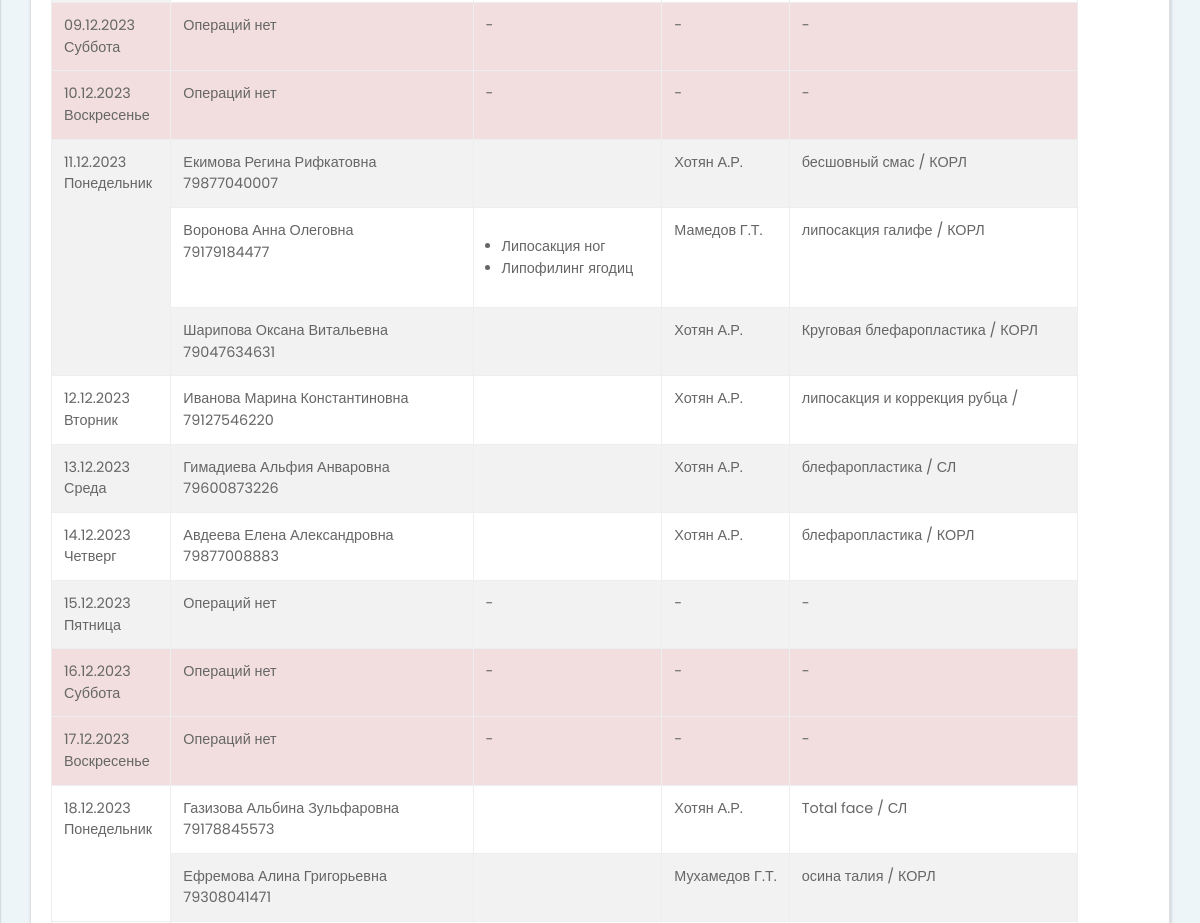
The app's page /timeline/ (signed in, middle part), older data.
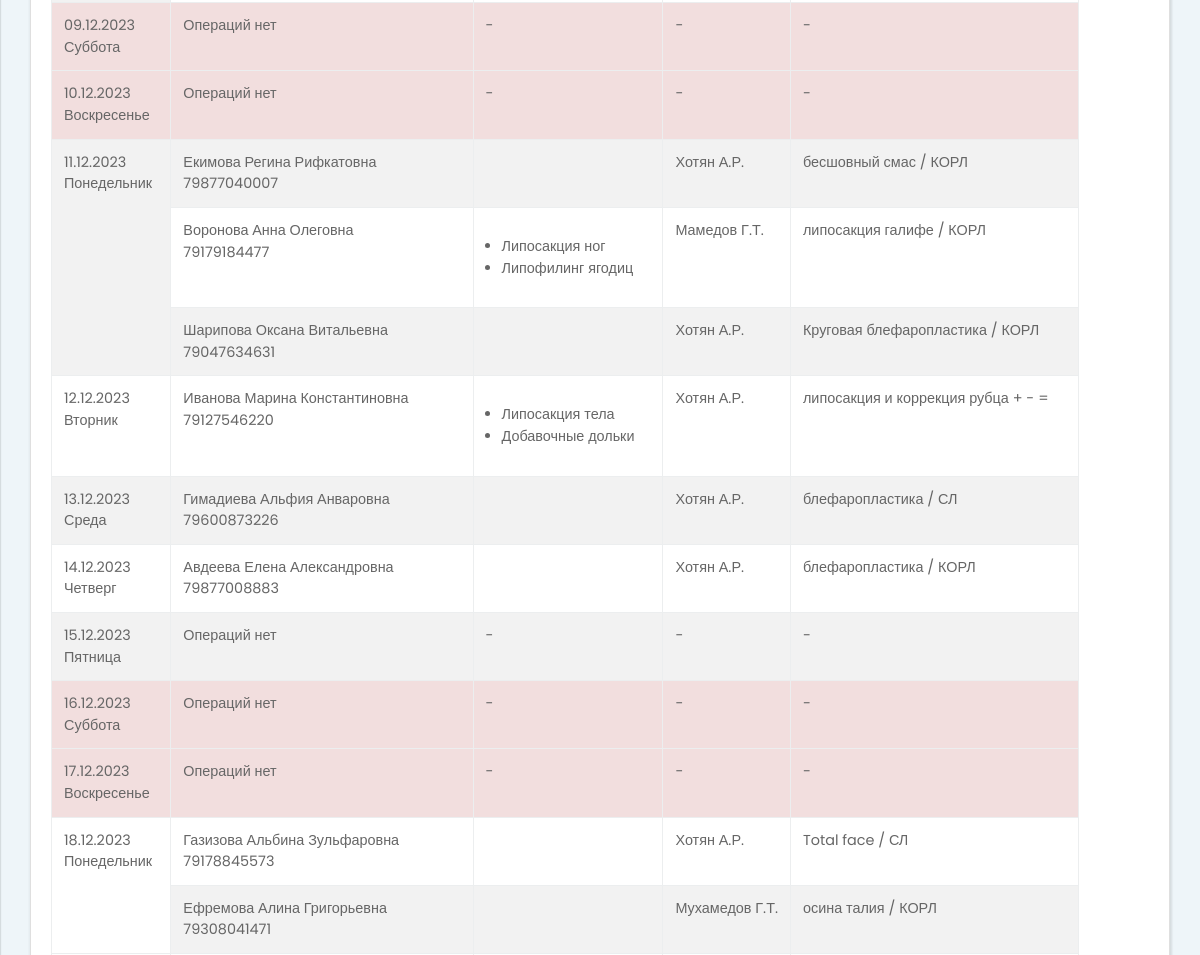
The same page, newer data.
### crm/models.py (models this page shows, shortened)
class Candidate(models.Model):
    class SurgeonChoices(models.TextChoices):
        KhotyanAR = 'Хотян А.Р.', _('Хотян А.Р.'),
        MamedovGT = 'Мамедов Г.Т.', _('Мамедов Г.Т.')
    phoneNumber = models.CharField(max_length=16, unique=False, verbose_name='Номер телефона (phoneNumber)')
    date_oper = models.DateField(verbose_name='Дата операции (date_oper)', default=datetime.date.today)
    Sname = models.CharField(max_length=25, verbose_name='Фамилия (Sname)')
    Name = models.CharField(max_length=25, verbose_name='Имя (Name)')
    Mname = models.CharField(max_length=25, verbose_name='Отчество (Mname)', blank=True)
    typeOpers = models.ManyToManyField(TypeOperations, verbose_name='Операции (typeOpers)',
                                       related_name='candidate_operations')
    Surgeon = models.CharField(verbose_name='Хирург', choices=SurgeonChoices.choices, max_length=15,
                               default='Хотян А.Р.')
    notes = models.TextField(max_length=255, verbose_name='Примечания (notes)', blank=True)
    class Meta:
        verbose_name = 'Кандидат'
        verbose_name_plural = "Кандидаты"
        ordering = ('date_oper',)

class TypeOperations(models.Model):
    code = models.PositiveIntegerField(verbose_name='Код операции')
    name = models.CharField(max_length=50, verbose_name='Название операции')
    s_name = models.CharField(max_length=25, verbose_name='Сокращённое название')
    zaloby = models.TextField(max_length=255, null=True, blank=True, verbose_name='Жалобы')
    pri_osmotre = models.TextField(max_length=255, null=True, blank=True, verbose_name='При осмотре')
    osn_zabol = models.TextField(max_length=255, null=True, blank=True, verbose_name='Основное заболевание')
    MKB = models.CharField(max_length=20, null=True, blank=True, verbose_name='Код МКБ')
    plan_lech = models.TextField(max_length=255, null=True, blank=True, verbose_name='План лечения')
    obosnov = models.TextField(max_length=255, null=True, blank=True, verbose_name='Обоснование')
    naimen_oper = models.CharField(max_length=100, null=True, blank=True, verbose_name='Наименование операции')
    kod_usl = models.CharField(max_length=20, null=True, blank=True, verbose_name='Код услуги')
    plan_oper = models.TextField(max_length=255, null=True, blank=True, verbose_name='План операции')
    opis_oper = models.TextField(max_length=2048, null=True, blank=True, verbose_name='Описание операции')
    kol_instr = models.PositiveSmallIntegerField(null=True, blank=True, verbose_name='Кол-во инструментов')
    kol_salf = models.PositiveSmallIntegerField(null=True, blank=True, verbose_name='Кол-во салфеток')
    krovop = models.PositiveSmallIntegerField(null=True, blank=True, verbose_name='Кровопотеря')
    naznach = models.TextField(max_length=255, null=True, blank=True, verbose_name='Назначения')
    primen_lec = models.TextField(max_length=255, null=True, blank=True, verbose_name='Применение лекарств')
    rezult = models.TextField(max_length=255, null=True, blank=True, verbose_name='Результат')
    srok_gosp = models.PositiveSmallIntegerField(null=True, blank=True, verbose_name='Срок госпитализации')
    class Meta:
        verbose_name = 'Вид операции'
        verbose_name_plural = "Виды операций"
        ordering = ('code',)
    def __str__(self):
        return str(self.name)

### crm/views.py (the view)
# urls.py: path('timeline/', views.timeline_view, name='timeline'),
def timeline_view(request, set_date=''):
    if not request.user.is_authenticated:
        return redirect(reverse(login_view))
    template_name = 'crm/_timeline.html'
    today = datetime.datetime.today().date()
    if not set_date:
        set_date = today
    else:
        set_date = datetime.datetime.strptime(set_date, "%Y-%m-%d")
    hzuser = request.user
    hzuser_info = hzUserInfo.objects.filter(hz_user=hzuser)
    records = Candidate.objects.all().order_by('date_oper')
    first_rec = records[0].date_oper  # первая запись
    last_rec = records.reverse()[0].date_oper  # последняя запись
    start_of_records = datetime.datetime(first_rec.year, first_rec.month, 1)  #определяем начало месяца первой записи
    end_of_records = datetime.datetime(last_rec.year+2, 1, 31)  #определяем конец диапазона на основании последней записи
    current_date = start_of_records
    current_month = start_of_records.month
    rec_list = []
    rec_month = []
    delta = datetime.timedelta(days=1)
    while current_date <= end_of_records:
        if current_month == current_date.month:
            date_rec = records.filter(date_oper=current_date)
            rec_month.append([current_date, date_rec if len(date_rec) > 0 else ''])
            current_date += delta
        else:
            rec_list.append(rec_month)
            rec_month = []
            current_month = current_date.month
    paginator = Paginator(rec_list, 1)
    current_page = request.GET.get('page', 0)
    if current_page == 0:
        for page in paginator:
            first_day_on_page = page.object_list[0][0][0]
            if (first_day_on_page.year == set_date.year) and (first_day_on_page.month == set_date.month):
                current_page = page.number
    b_rec = paginator.get_page(current_page)
    enum_rec = paginator.get_elided_page_range(current_page, on_each_side=1, on_ends=1)
    if b_rec.has_previous():
        prev_page = b_rec.previous_page_number
        prev_page = prev_page()
    else:
        prev_page = 1
    if b_rec.has_next():
        next_page = b_rec.next_page_number
        next_page = next_page()
    else:
        next_page = paginator.num_pages
    context = {
               'title': 'Расписание операций',
               'user': hzuser,
               'user_info': hzuser_info[0],
               'today': today,
               'b_rec': b_rec,
               'enum_rec': enum_rec,
               'current_page': int(current_page),
               'prev_page_url': f'{reverse("timeline")}?page={prev_page}',
               'next_page_url': f'{reverse("timeline")}?page={next_page}',
               }
    return render(request, template_name=template_name, context=context)

### crm/templates/crm/_timeline.html
{% extends "crm/_base.html" %}
{% load static %}
{% block Content %}
          {% include "crm/_content_timeline.html" %}
{% endblock %}

### crm/templates/crm/_base.html (shortened to what this page needs)
<!DOCTYPE html>{% load static %}
<html lang="ru">
  <head>
    <link rel="stylesheet" href={% static "crm/css/bootstrap.min.css" %}>
    <link rel="stylesheet" href={% static "crm/css/font-awesome.min.css" %}>
    <link rel="stylesheet" href={% static "crm/css/uikit.min.css" %}>
    <link rel="stylesheet" href={% static "crm/css/style.sea.css" %}?{% now "U" %} id="theme-stylesheet">
    <link rel="stylesheet" href={% static "crm/css/custom.css" %}>
    <link rel="stylesheet" href="https://file.myfontastic.com/da58YPMQ7U5HY8Rb6UxkNf/icons.css">
  </head>
  <body>
    <div class="page home-page">
      <div class="page-content d-flex align-items-stretch">
        {% block Content %}{% endblock %}
      </div>
    </div>
</body>
</html>

### crm/templates/crm/_main_navbar.html (shortened to what this page needs)
{% load static %}

### crm/templates/crm/_sidebar_header.html (shortened to what this page needs)
{% load static %}

### crm/templates/crm/_nav_menu.html (shortened to what this page needs)
{% load static %}

### crm/templates/crm/_content_timeline.html (shortened to what this page needs)
{% load static %}
<div class="content-inner">
    <section class="tables">
        <div class="container-fluid">
            <div class="row">
            <div class="col-lg-12">
                <div class="card">
                    <div class="card-body">
                        <table class="table table-bordered table-striped table-responsive">
                            <tbody>
                            {% for item in b_rec.0 %}
                            {% if item.1 == '' %}
                            <tr {% if item.0|date:"l" == 'Суббота' or item.0|date:"l" == 'Воскресенье' %}
                            class="table-danger"
                            {% endif %}
                            >
                                <td>
                                    {% if item.0|date:"Y-m-d" >= today|date:"Y-m-d" %}
                                    <a href="../recording/?date={{ item.0|date:"Y-m-d"}}" class="text-primary" uk-icon="icon: plus-circle"></a>
                                    <a href="../recording/?date={{ item.0|date:"Y-m-d"}}" class="text-primary">{{ item.0|date:"d.m.Y" }}</a><br>
                                    {{ item.0|date:"l" }}
                                    {% else %}
                                    {{ item.0|date:"d.m.Y" }}<br>
                                    {{ item.0|date:"l" }}
                                    {% endif %}
                                </td>
                             <td>Операций нет</td>
                                <td>-</td>
                                <td>-</td>
                                <td>-</td>
                            </tr>
                            {% else %}
                            <tr>
                                <td class="table-dark" rowspan="{{item.1.count}}">
                                    {% if item.0|date:"Y-m-d" >= today|date:"Y-m-d" %}
                                    <a href="../recording/?date={{ item.0|date:"Y-m-d"}}" class="text-primary" uk-icon="icon: plus-circle"></a>
                                    <a href="../recording/?date={{ item.0|date:"Y-m-d"}}" class="text-primary">{{ item.0|date:"d.m.Y" }}</a><br>
                                    {{ item.0|date:"l" }}
                                    {% else %}
                                    {{ item.0|date:"d.m.Y" }}<br>
                                    {{ item.0|date:"l" }}
                                    {% endif %}
                                </td>
                            {% for candidat in item.1 %}
                                <td>
                                    {{ candidat.Sname }} {{ candidat.Name }} {{ candidat.Mname }}<br>
                                    {{ candidat.phoneNumber }}
                                </td>
                                <td>
                                    <ul class="p-3">
                                    {% for oper in candidat.typeOpers.all %}
                                    <li >{{ oper }}</li>
                                    {% endfor %}
                                    </ul>
                                </td>
                                <td>
                                    {{ candidat.Surgeon }}
                                </td>
                                <td>
                                    {{ candidat.notes|linebreaks }}
                                </td>
                            </tr>
                            {% endfor %}
                            {% endif %}
                            {% endfor %}
                            </tbody>
                        </table>
                    </div>
                </div>
            </div>
            </div>
        </div>
    </section>
</div>

### crm/static/crm/css/style.sea.css (style rules this page uses)
body { overflow-x: hidden; }
ul { margin: 0; padding: 0; }
section { padding: 10px 0; }
.container-fluid { padding: 0 30px; }
table { font-size: 0.9em; color: #666; }
.content-inner { width: calc(100% - 250px); }
.card { border-radius: 0; margin-bottom: 0px; box-shadow: 2px 2px 2px rgba(0, 0, 0, 0.1), -1px 0 2px rgba(0, 0, 0, 0.05); }
.card-body { padding: 20px; }
.page { background: #EEF5F9; }
.page { overflow-x: hidden; }
@media (max-width: 1200px) { .content-inner { width: 100%; } }
body { font-family: "Poppins", sans-serif; font-size: 1rem; font-weight: normal; line-height: 1.5; color: #292b2c; background-color: #fff; }

Row changes from the older to the newer data that the page shows:
changed Candidate "Иванова": gains TypeOperations (name "Липосакция тела"); gains TypeOperations (name "Добавочные дольки"); notes "липосакция и коррекция рубца /" → "липосакция и коррекция рубца + - ="
